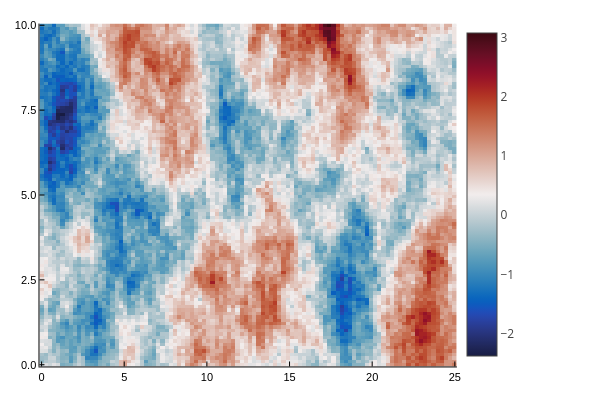

The code cell stored with this chart in its notebook:
### Code cell
plotly();
heatmap(env_data.X, env_data.Y, env_data.W', cmap = :balance; plottype=:wx)
# plot!(clims=(-2,2))

### Figure 1 — Plotly figure (JSON) as saved in the notebook; plotly's stock layout.template omitted (floating-point values rounded to 4 significant figures; data arrays with more than 128 entries replaced by an {"elided": "..."} marker saying what was removed)
{"data": [{"colorbar": {"len": 0.9525, "title": "", "x": 0.7615, "y": 0.5139}, "colorscale": {"elided": "256x2 mixed values"}, "name": "y1", "plottype": "wx", "showlegend": false, "showscale": true, "type": "heatmap", "x": [-0.1263, 0.1263, 0.3788, 0.6313, 0.8838, 1.136, 1.389, 1.641, 1.894, 2.146, 2.399, 2.652, 2.904, 3.157, 3.409, 3.662, 3.914, 4.167, 4.419, 4.672, 4.924, 5.177, 5.429, 5.682, 5.934, 6.187, 6.439, 6.692, 6.944, 7.197, 7.449, 7.702, 7.955, 8.207, 8.46, 8.712, 8.965, 9.217, 9.47, 9.722, 9.975, 10.23, 10.48, 10.73, 10.98, 11.24, 11.49, 11.74, 11.99, 12.25, 12.5, 12.75, 13.01, 13.26, 13.51, 13.76, 14.02, 14.27, 14.52, 14.77, 15.03, 15.28, 15.53, 15.78, 16.04, 16.29, 16.54, 16.79, 17.05, 17.3, 17.55, 17.8, 18.06, 18.31, 18.56, 18.81, 19.07, 19.32, 19.57, 19.82, 20.08, 20.33, 20.58, 20.83, 21.09, 21.34, 21.59, 21.84, 22.1, 22.35, 22.6, 22.85, 23.11, 23.36, 23.61, 23.86, 24.12, 24.37, 24.62, 24.87, 25.13], "xaxis": "x", "y": [-0.05051, 0.05051, 0.1515, 0.2525, 0.3535, 0.4545, 0.5556, 0.6566, 0.7576, 0.8586, 0.9596, 1.061, 1.162, 1.263, 1.364, 1.465, 1.566, 1.667, 1.768, 1.869, 1.97, 2.071, 2.172, 2.273, 2.374, 2.475, 2.576, 2.677, 2.778, 2.879, 2.98, 3.081, 3.182, 3.283, 3.384, 3.485, 3.586, 3.687, 3.788, 3.889, 3.99, 4.091, 4.192, 4.293, 4.394, 4.495, 4.596, 4.697, 4.798, 4.899, 5, 5.101, 5.202, 5.303, 5.404, 5.505, 5.606, 5.707, 5.808, 5.909, 6.01, 6.111, 6.212, 6.313, 6.414, 6.515, 6.616, 6.717, 6.818, 6.919, 7.02, 7.121, 7.222, 7.323, 7.424, 7.525, 7.626, 7.727, 7.828, 7.929, 8.03, 8.131, 8.232, 8.333, 8.434, 8.535, 8.636, 8.737, 8.838, 8.939, 9.04, 9.141, 9.242, 9.343, 9.444, 9.545, 9.646, 9.747, 9.848, 9.949, 10.05], "yaxis": "y", "z": {"elided": "100x100 float values"}, "zmax": 3.077, "zmin": -2.39}], "layout": {"annotations": [], "height": 400, "legend": {"bgcolor": "rgba(255, 255, 255, 1.000)", "bordercolor": "rgba(0, 0, 0, 1.000)", "borderwidth": 1, "font": {"color": "rgba(0, 0, 0, 1.000)", "family": "sans-serif", "size": 11}, "title": {"font": {"color": "rgba(0, 0, 0, 1.000)", "family": "sans-serif", "size": 15}, "text": ""}, "tracegroupgap": 0, "traceorder": "normal", "x": 1, "xanchor": "auto", "y": 1, "yanchor": "auto"}, "margin": {"b": 20, "l": 0, "r": 0, "t": 20}, "paper_bgcolor": "rgba(255, 255, 255, 1.000)", "plot_bgcolor": "rgba(255, 255, 255, 1.000)", "showlegend": true, "width": 600, "xaxis": {"anchor": "y", "domain": [0.06582, 0.7615], "gridcolor": "rgba(0, 0, 0, 0.100)", "gridwidth": 0.5, "linecolor": "rgba(0, 0, 0, 1.000)", "mirror": false, "range": [-0.1263, 25.13], "showgrid": true, "showline": true, "showticklabels": true, "tickangle": 0, "tickcolor": "rgb(0, 0, 0)", "tickfont": {"color": "rgba(0, 0, 0, 1.000)", "family": "sans-serif", "size": 11}, "tickmode": "array", "ticks": "inside", "ticktext": ["0", "5", "10", "15", "20", "25"], "tickvals": [0, 5, 10, 15, 20, 25], "title": "", "titlefont": {"color": "rgba(0, 0, 0, 1.000)", "family": "sans-serif", "size": 15}, "type": "-", "visible": true, "zeroline": false, "zerolinecolor": "rgba(0, 0, 0, 1.000)"}, "yaxis": {"anchor": "x", "domain": [0.03762, 0.9902], "gridcolor": "rgba(0, 0, 0, 0.100)", "gridwidth": 0.5, "linecolor": "rgba(0, 0, 0, 1.000)", "mirror": false, "range": [-0.05051, 10.05], "showgrid": true, "showline": true, "showticklabels": true, "tickangle": 0, "tickcolor": "rgb(0, 0, 0)", "tickfont": {"color": "rgba(0, 0, 0, 1.000)", "family": "sans-serif", "size": 11}, "tickmode": "array", "ticks": "inside", "ticktext": ["0.0", "2.5", "5.0", "7.5", "10.0"], "tickvals": [0, 2.5, 5, 7.5, 10], "title": "", "titlefont": {"color": "rgba(0, 0, 0, 1.000)", "family": "sans-serif", "size": 15}, "type": "-", "visible": true, "zeroline": false, "zerolinecolor": "rgba(0, 0, 0, 1.000)"}}}
